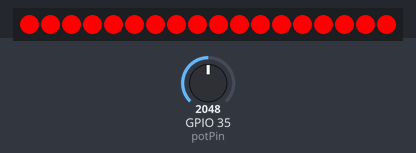
A sketch run on a simulated ESP32. On the bench: 18 RGB LEDs in strip order, left to right. The inputs (shaded band) are chosen by the test bench; at power-on: GPIO 35 (potPin) = 2048.

Above: at 1.6 s.
1.7 s: GPIO 35 (potPin) set to 0
At 2.7 s:
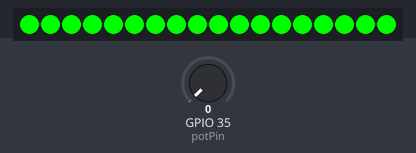
4.7 s: GPIO 35 (potPin) set to 491
At 5.6 s:
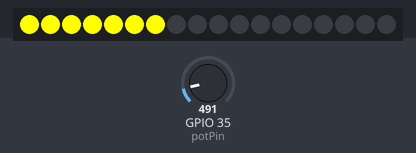
7.7 s: GPIO 35 (potPin) set to 0
At 8.2 s:
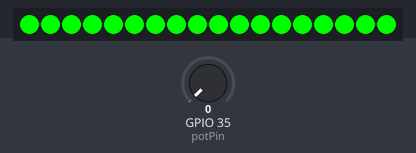
10.7 s: GPIO 35 (potPin) set to 1228
At 11.5 s:
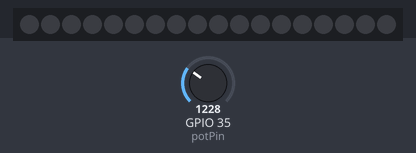
13.7 s: GPIO 35 (potPin) set to 0
At 14.3 s:
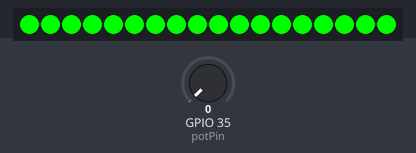
16.7 s: GPIO 35 (potPin) set to 2047
At 17.0 s:
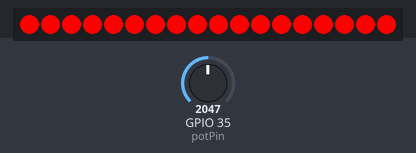
Timing chart, 0 to 19.7 s (numbered marks = the images above; inputs shaded):
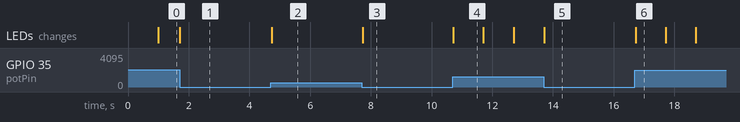

The sketch:

Pet_Feeder_Level_Sensor.ino
```cpp
#include <Adafruit_NeoPixel.h>

#define PIN 32

// Number of LEDs that are connected to the microcontroller
#define NUMPIXELS 18

// Initialize the NeoPixel library.
Adafruit_NeoPixel pixels(NUMPIXELS, PIN, NEO_GRB + NEO_KHZ800);

#define DELAYVAL 500  // Time (in milliseconds) to pause between pixels

// Variables for the joystick
int potPin = 35;
int potValue;
int levelValue;

// Variables for the millis() timing functions
unsigned long startMillis;
unsigned long currentMillis;
unsigned long previousMillis = 0;
const unsigned long interval = 1000;

int ledState = 0;  // ledState used to toggle the LED for flashing

void setup() {
  startMillis = millis();  // Initial start time
  pixels.begin();          // Initialize the NeoPixel strip object
}

void loop() {
  pixels.clear();  // Set all pixel colors to 'off'

  // Gets the current time, reads the joystick positon, and maps the joystick position to 0-18 (number of pixels)
  unsigned long currentMillis = millis();
  potValue = analogRead(potPin);
  levelValue = map(potValue, 745, 0, 0, 18);

  // If the level is above 9, the LED strip is set to green and reflects the posiiton of the joystick level arm.
  if (levelValue >= 9) {
    for (int i = 0; i <= levelValue; i++) {
      pixels.setPixelColor(i, pixels.Color(0, 255, 0));
      pixels.show();
    }

  // If the value is less than 9 but greater than one, the LEDs are set to yellow and reflect the position of the joystick level arm.
  } else if (levelValue >= 1) {
    for (int i = 0; i <= levelValue; i++) {
      pixels.setPixelColor(i, pixels.Color(255, 255, 0));
      pixels.show();
    }

  //If the level is less than 1, it will flash the status bar read, indicating a refill is needed)
  } else {
    if (currentMillis - previousMillis >= interval) {
      previousMillis = currentMillis;

      // If the LED is off, turn it on, and vice-versa:
      if (ledState == 0) {
        ledState = 1;
      } else {
        ledState = 0;
      }
      if (ledState == 1) {
        for (int i = 0; i <= NUMPIXELS; i++) {
          pixels.setPixelColor(i, pixels.Color(255, 0, 0));
        }
      } else {
        for (int i = 0; i <= NUMPIXELS; i++) {
          pixels.setPixelColor(i, pixels.Color(0, 0, 0));
        }
      }

      pixels.show();  // Send the updated pixel colors to the hardware.
    }
  }
}
```

Measured:
- after the input at 1.7 s, the LEDs: change at once (image 1)
- after the input at 4.7 s, the LEDs: change at once (image 2)
- after the input at 7.7 s, the LEDs: change at once (image 3)
- after the input at 10.7 s, the LEDs: change at once (image 4)
- after the input at 13.7 s, the LEDs: change at once (image 5)
- after the input at 16.7 s, the LEDs: change at once (image 6)
- what the display in image 4 shows lasts 1.0 s, from 10.7 s to 11.7 s
